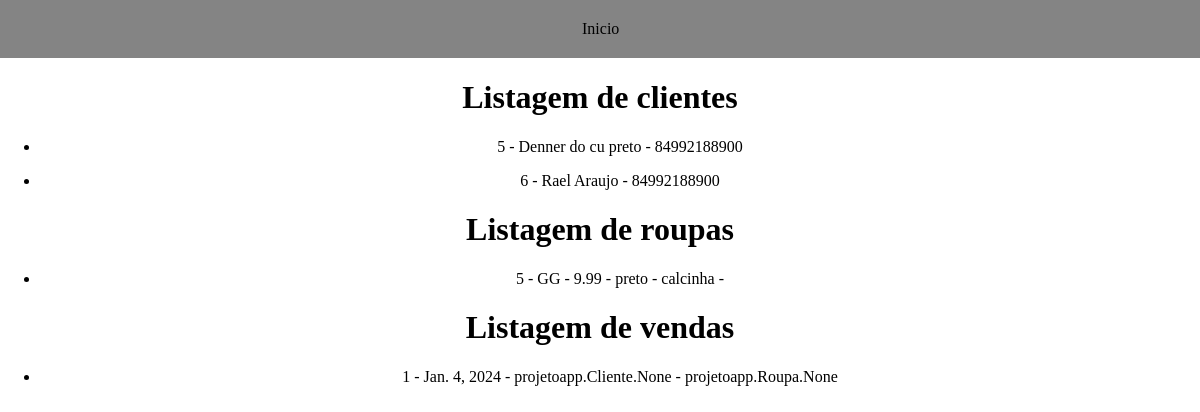
The app's page /listagem/, older data.
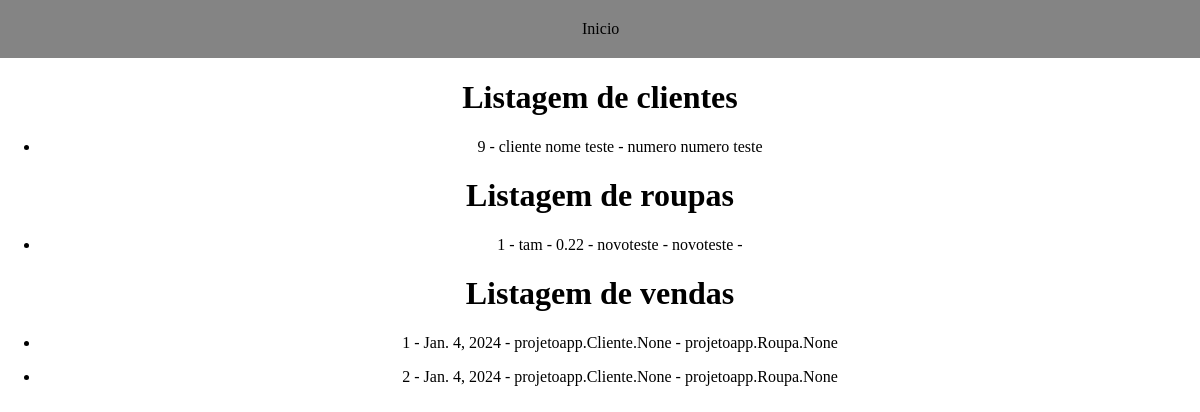
The same page, newer data.
### projetoapp/models.py (models this page shows, shortened)
class Cliente(models.Model):
    idcliente = models.AutoField(primary_key=True)
    Nome = models.CharField(max_length = 50)
    LinkTel = models.CharField(max_length = 30)

class Roupa(models.Model):
    idroupa = models.AutoField(primary_key = True)
    Tamanho = models.CharField(max_length=4)
    Preco = models.DecimalField(max_digits =10, decimal_places=2, null=True, validators=[MinValueValidator(0)])
    Categoria = models.CharField(max_length = 20, null = True)
    Cor = models.CharField(max_length = 15, null=True)
    FotoRoupa = models.ImageField(upload_to='fotosroupas/',blank=True, null=True)

class Venda(models.Model):
    idvenda = models.AutoField(primary_key= True)
    roupa_comprada = models.ManyToManyField('Roupa', blank = True)
    cliente_comprou = models.ManyToManyField('Cliente', blank= True)
    DataVenda = models.DateField(null=True)

### projetoapp/views.py (the view)
# urls.py: path('listagem/', views.listartudo, name='listartudo'),
def listartudo(request):
    clientes = Cliente.objects.all()
    roupas = Roupa.objects.all()
    vendas = Venda.objects.all()
    return render(request, 'brecho/listagem.html', {'clientes': clientes, 'roupas': roupas, 'vendas': vendas})

### projetoapp/templates/brecho/listagem.html (shortened to what this page needs)
{% load static %}
<!DOCTYPE html>
<html lang="en">
<head>
    <link rel="stylesheet" href="{% static 'css/index.css' %}">
</head>
<body>
    <header>
        <nav class="inicio">
            <a href="{% url 'home' %}">Inicio</a>
        </nav>
    </header>
    <div class="listagem">
    <h1>Listagem de clientes</h1>
        <ul>
            {% for cliente in clientes %}
            <li>
                <p>{{ cliente.idcliente }} - {{ cliente.Nome }} - {{ cliente.LinkTel }}</p>
            </li>
            {% endfor %}
        </ul>
    <h1>Listagem de roupas</h1>
        <ul>
            {% for roupa in roupas %}
            <li>
                <p>{{ roupa.idroupa }} - {{ roupa.Tamanho }} -
                    {{ roupa.Preco }} - {{ roupa.Cor }} -
                    {{ roupa.Categoria }} - {{ roupa.FotoRoupa}}</p>
            </li>
            {% endfor %}
        </ul>
        <h1>Listagem de vendas</h1>
            <ul>
                {% for venda in vendas %}
                <li>
                    <p>{{ venda.idvenda }} - {{ venda.DataVenda }} - {{ venda.cliente_comprou }} - {{ venda.roupa_comprada }}</p>
                </li>
                {% endfor %}
            </ul>
    </div>
</body>
</html>

### static/css/index.css (style rules this page uses)
.inicio a { display: block; padding: 20px 48.5%; background-color: #848484; text-decoration: none; color: black; }
html, body { margin: 0; padding: 0; background-color: #ffffff; }
.listagem { text-decoration: none; text-align: center; }

Row changes from the older to the newer data that the page shows:
removed Cliente: idcliente "5", Nome "Denner do cu preto", LinkTel "84992188900"
removed Cliente: idcliente "6", Nome "Rael Araujo", LinkTel "84992188900"
removed Roupa: idroupa "5", Tamanho "GG", Preco "9.99", Cor "preto", Categoria "calcinha"
added Cliente: idcliente "9", Nome "cliente nome teste", LinkTel "numero numero teste"
added Roupa: idroupa "1", Tamanho "tam", Preco "0.22", Cor "novoteste", Categoria "novoteste"
added Venda: idvenda "2", DataVenda "Jan. 4, 2024", cliente_comprou "projetoapp.Cliente.None", roupa_comprada "projetoapp.Roupa.None"
